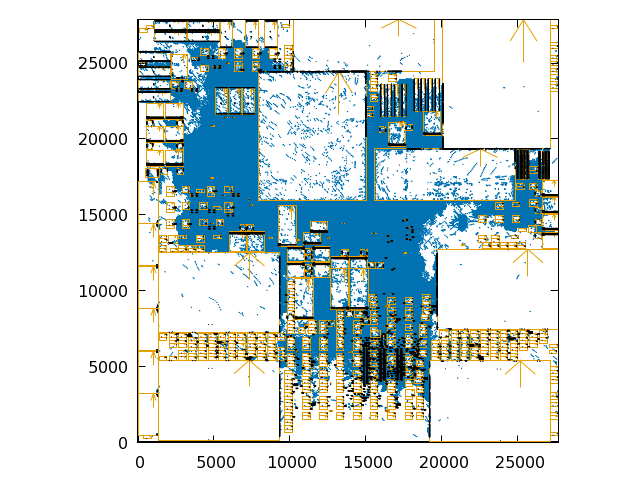

The script that saved this image:
set nokey
set term pngcairo font 'qt'
set output 'bigblue3.png'

set size ratio -1
set xrange [0:27693]
set yrange [0:27868]
plot[:][:] '../dat/bigblue3/bigblue3_chip.dat' w l lc -1, '../dat/bigblue3/bigblue3_cell.dat' w l lc 6, '../dat/bigblue3/bigblue3_pad.dat' w l lc 4, '../dat/bigblue3/bigblue3_pad_pin.dat' w l lc -1


set title 'bigblue3, MODULE= 210904, NET= 221142, HPWL= 71226344.000, ' font 'Times, 22'

set term qt
set key

set size ratio -1
plot[:][:] '../dat/bigblue3/bigblue3_chip.dat' w l lc -1, '../dat/bigblue3/bigblue3_cell.dat' w l lc 6, '../dat/bigblue3/bigblue3_pad.dat' w l lc 4, '../dat/bigblue3/bigblue3_pad_pin.dat' w l lc -1

pause -1 'Press any key'
